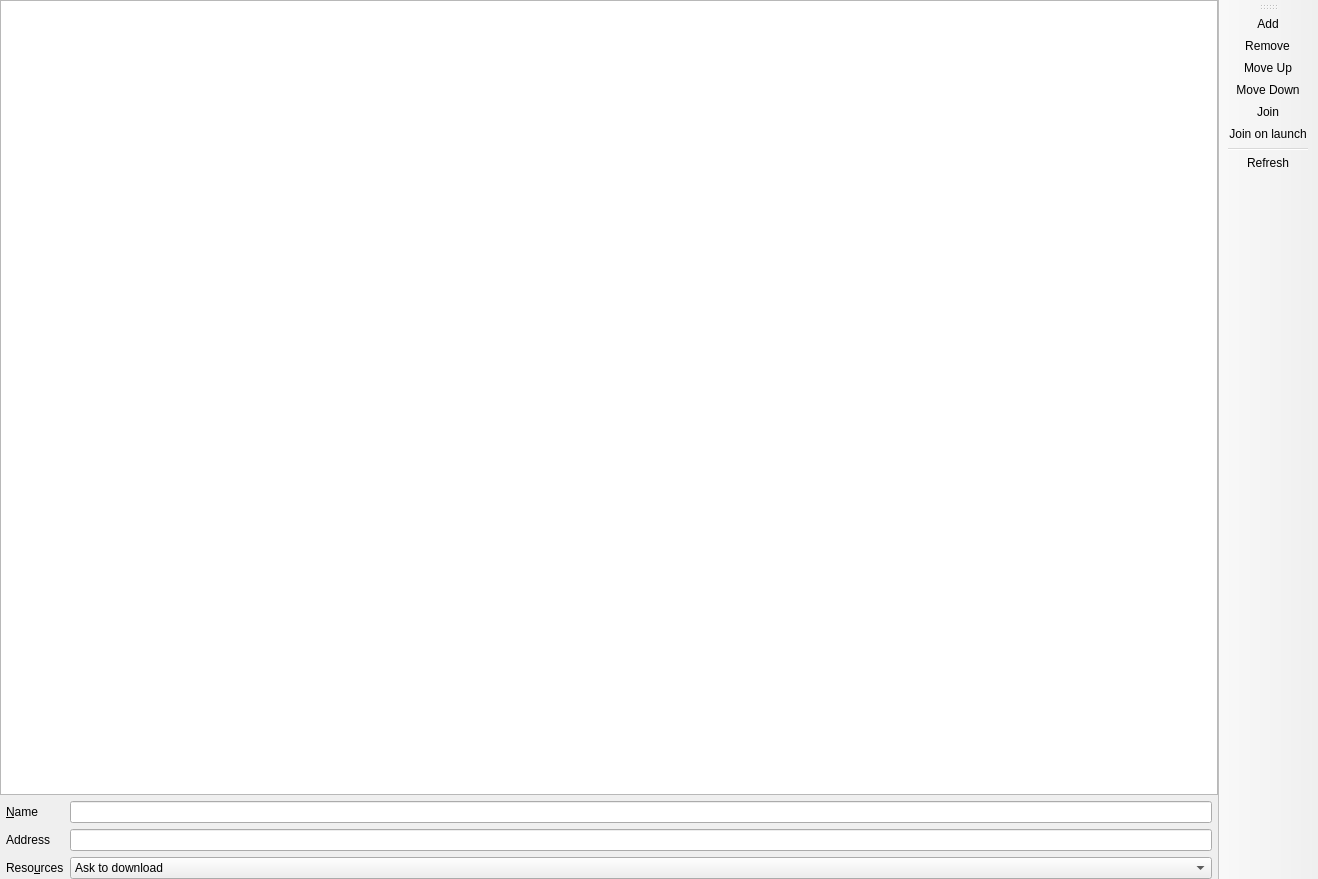
<?xml version="1.0" encoding="UTF-8"?>
<ui version="4.0">
 <class>ServersPage</class>
 <widget class="QMainWindow" name="ServersPage">
  <property name="geometry">
   <rect>
    <x>0</x>
    <y>0</y>
    <width>1318</width>
    <height>879</height>
   </rect>
  </property>
  <widget class="QWidget" name="centralwidget">
   <layout class="QVBoxLayout" name="verticalLayout">
    <property name="leftMargin">
     <number>0</number>
    </property>
    <property name="topMargin">
     <number>0</number>
    </property>
    <property name="rightMargin">
     <number>0</number>
    </property>
    <property name="bottomMargin">
     <number>0</number>
    </property>
    <item>
     <widget class="QTreeView" name="serversView">
      <property name="sizePolicy">
       <sizepolicy hsizetype="Expanding" vsizetype="Expanding">
        <horstretch>0</horstretch>
        <verstretch>0</verstretch>
       </sizepolicy>
      </property>
      <property name="acceptDrops">
       <bool>true</bool>
      </property>
      <property name="alternatingRowColors">
       <bool>true</bool>
      </property>
      <property name="selectionMode">
       <enum>QAbstractItemView::SingleSelection</enum>
      </property>
      <property name="selectionBehavior">
       <enum>QAbstractItemView::SelectRows</enum>
      </property>
      <property name="iconSize">
       <size>
        <width>64</width>
        <height>64</height>
       </size>
      </property>
      <property name="rootIsDecorated">
       <bool>false</bool>
      </property>
      <property name="verticalScrollMode">
       <enum>QAbstractItemView::ScrollPerPixel</enum>
      </property>
      <attribute name="headerStretchLastSection">
       <bool>false</bool>
      </attribute>
     </widget>
    </item>
    <item>
     <layout class="QGridLayout" name="gridLayout_2">
      <property name="leftMargin">
       <number>6</number>
      </property>
      <property name="rightMargin">
       <number>6</number>
      </property>
      <item row="0" column="0">
       <widget class="QLabel" name="nameLabel">
        <property name="text">
         <string>&amp;Name</string>
        </property>
        <property name="buddy">
         <cstring>nameLine</cstring>
        </property>
       </widget>
      </item>
      <item row="0" column="1">
       <widget class="QLineEdit" name="nameLine"/>
      </item>
      <item row="1" column="0">
       <widget class="QLabel" name="addressLabel">
        <property name="text">
         <string>Address</string>
        </property>
        <property name="buddy">
         <cstring>addressLine</cstring>
        </property>
       </widget>
      </item>
      <item row="1" column="1">
       <widget class="QLineEdit" name="addressLine"/>
      </item>
      <item row="2" column="0">
       <widget class="QLabel" name="resourcesLabel">
        <property name="text">
         <string>Reso&amp;urces</string>
        </property>
        <property name="buddy">
         <cstring>resourceComboBox</cstring>
        </property>
       </widget>
      </item>
      <item row="2" column="1">
       <widget class="QComboBox" name="resourceComboBox">
        <item>
         <property name="text">
          <string>Ask to download</string>
         </property>
        </item>
        <item>
         <property name="text">
          <string>Always download</string>
         </property>
        </item>
        <item>
         <property name="text">
          <string>Never download</string>
         </property>
        </item>
       </widget>
      </item>
     </layout>
    </item>
   </layout>
  </widget>
  <widget class="WideBar" name="toolBar">
   <property name="windowTitle">
    <string>Actions</string>
   </property>
   <property name="allowedAreas">
    <set>Qt::LeftToolBarArea|Qt::RightToolBarArea</set>
   </property>
   <property name="toolButtonStyle">
    <enum>Qt::ToolButtonTextOnly</enum>
   </property>
   <property name="floatable">
    <bool>false</bool>
   </property>
   <attribute name="toolBarArea">
    <enum>RightToolBarArea</enum>
   </attribute>
   <attribute name="toolBarBreak">
    <bool>false</bool>
   </attribute>
   <addaction name="actionAdd"/>
   <addaction name="actionRemove"/>
   <addaction name="actionMove_Up"/>
   <addaction name="actionMove_Down"/>
   <addaction name="actionJoin"/>
   <addaction name="actionJoinOnLaunch"/>
   <addaction name="separator"/>
   <addaction name="actionRefresh"/>
  </widget>
  <action name="actionAdd">
   <property name="text">
    <string>Add</string>
   </property>
  </action>
  <action name="actionRemove">
   <property name="text">
    <string>Remove</string>
   </property>
  </action>
  <action name="actionMove_Up">
   <property name="text">
    <string>Move Up</string>
   </property>
  </action>
  <action name="actionMove_Down">
   <property name="text">
    <string>Move Down</string>
   </property>
  </action>
  <action name="actionJoin">
   <property name="text">
    <string>Join</string>
   </property>
  </action>
  <action name="actionJoinOnLaunch">
   <property name="checkable">
    <bool>true</bool>
   </property>
   <property name="text">
    <string>Join on launch</string>
   </property>
  </action>
  <action name="actionRefresh">
   <property name="text">
    <string>Refresh</string>
   </property>
  </action>
 </widget>
 <customwidgets>
  <customwidget>
   <class>WideBar</class>
   <extends>QToolBar</extends>
   <header>ui/widgets/WideBar.h</header>
  </customwidget>
 </customwidgets>
 <tabstops>
  <tabstop>serversView</tabstop>
  <tabstop>nameLine</tabstop>
  <tabstop>addressLine</tabstop>
  <tabstop>resourceComboBox</tabstop>
 </tabstops>
 <resources/>
 <connections/>
</ui>
